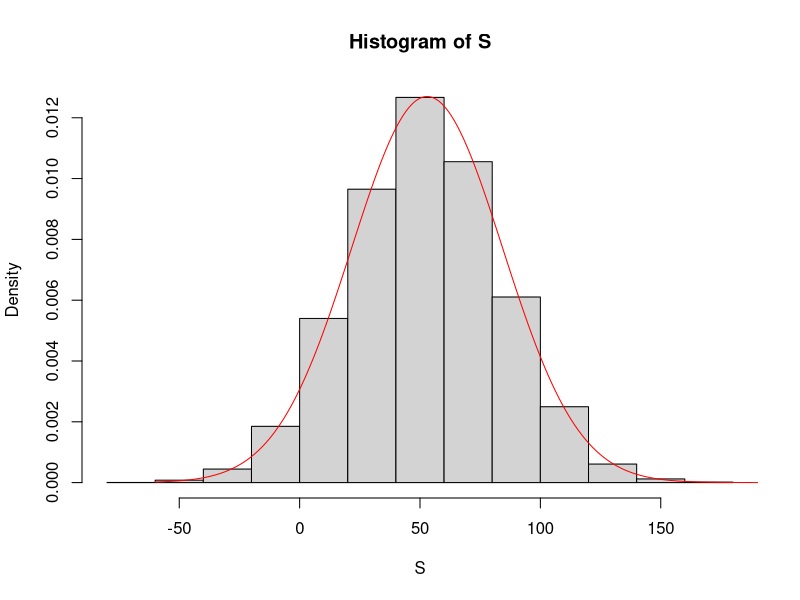

Source code (R):
## ---- chunk 1
knitr::opts_chunk$set(echo = TRUE)
## ---- chunk 2
dbinom(5, 10, 0.5)

dbinom(50, 100, 0.5)

#동전을 10번 던졌을 때 앞면이 4번 이하로 나올 확률과 100번 던졌을 때 앞면이 40번 이하 나올 확률을 계산해보자
pbinom(4, 10, 0.5)

pbinom(40, 100, 0.5)
## ---- chunk 3
n <- 1000
B <- 10000
roulette_winnings <- function(n){
  X <- sample(c(-1,1), n, replace = TRUE, prob = c(9/19, 10/19))
  sum(X)
}
S <- replicate(B, roulette_winnings(n))

#강원랜드가 돈을 잃을 확률은?
mean(S<0)
## ---- chunk 4
hist(S, freq = FALSE)
x <- seq(-60, 200, by = 1)
lines(x,dnorm(x, mean = mean(S), sd=sd(S)), col = "red")
## ---- chunk 5
library(dplyr)
N <- 1000
B <- 10000
p <- 0.45
inside <- replicate(B, {
  x <- sample(c(0,1), size = N, replace = TRUE, prob = c(1-p,p))
  x_hat <- mean(x)
  se_hat <- sqrt(x_hat * (1 - x_hat) / N)
  between(p, x_hat - 1.96 * se_hat, x_hat + 1.96 * se_hat)
})
mean(inside)
